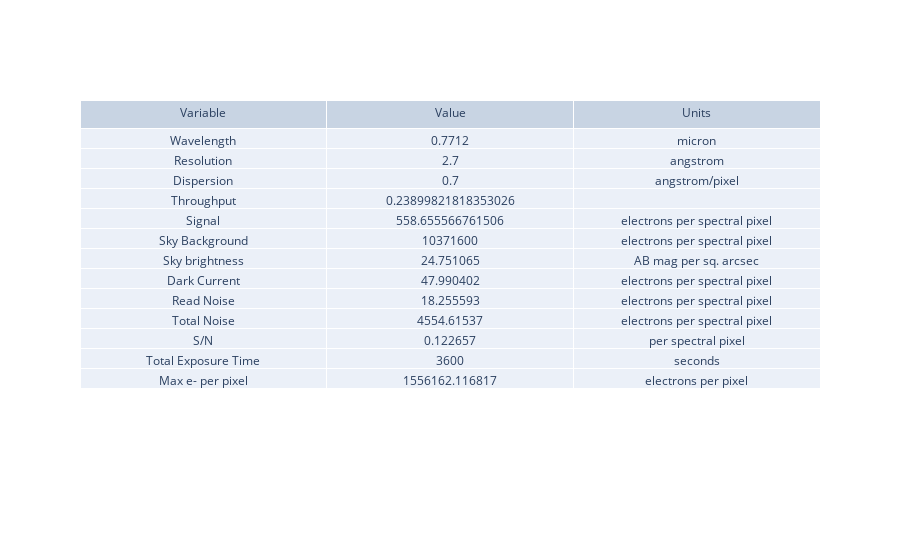

Here is the notebook cell this chart was saved with:
### Markdown cell above
## Use CTRL + / to comment/uncomment blocks of code

### Code cell
# test out the function: test inputs come from example.py and 

# userinput = {"telescope": "ATLAS_PROBE",  #choices are "SOAR", "Gemini", "ATLAS_PROBE" 
#              "instrument": "ATLAS",#choices are "SAMOS", "SCORPIO", ,GMOX", ATLAS"
#             "band": "atlas_IR",      #other choices are 
#                                   # SAMOS: "LowRed", "LowBlue", "HighRed", "HighBlue"
#                                   # SCORPIO: "g", "r", "i", "z", "Y", "J", "H", "K"
#                                   # GMOX: "Blue", "Red", "J", "H", "K"
#                                   # ATLAS: "atlas_IR"
#             "ADC_is_in": False,    # SCORPIO only, either True of False
#             "time":3600,          #exposure time (s)
#             "slit_width":0.75,    #(arcsec) - Other choices are 
#                                   # SAMOS: 0.167, 0.333, 0.500, 0.667, 0.833, 1.000
#                                   # SCORPIO: 0.36, 0.54, 0.72, 1.08, 1.44, 2.16, 4.32
#                                   # GMOX: 0.083, 0.167, 0.250, 0.333, 0.417, 0.500, 0.583, 0.667, 0.750, 0.833, 0.917, 1.00 
#                                   # ATLAS: 0.75             
#             "Nreads":16,           # for IRs, RON goes with SQRT(Nreads), so this is the Nr of Fowler pairs
#                                   # for CCDs  (all VIS channels) use Nreads = 1 
#             "Detector": "IR_SCA", # either IR_SCA or CCD - will be checked later
#             "theta":0.7,          # extension of the source in the cross dispersion direction (arcsec) 
#             "nExp":6,             # Nr of frames; increases RON, helps saturation, always dither=2 if >0
#             "lineF":-99,          #use -99 for a dummy value
#             "lineW":-99,          #use -99 for a dummy value
#             "FWHM":200,           #Width of the line as emitted by the source, in km/s 
#             "z":0,
#             "specFile":"./templates/Galaxy_Kmag_19_Haflux_5e-17_ebmv_0_z_2_highResSpec_obs_redshift.txt", 
#             "mag":19,
#             "NormalizeUserSpec":True,
#             "InputInAngstroms":True,
#             "SN":-99,             # = -99 to calculate; othersise set "SN"  > 0 to extract time needed to reach the given SNR
#             }

# userinput = {"telescope": "SOAR",  #choices are "SOAR", "Gemini", "ATLAS_PROBE" 
#              "instrument": "SAMOS",#choices are "SAMOS", "SCORPIO", ,GMOX", ATLAS"
#             "band": "LowRed",      #other choices are 
#                                   # SAMOS: "LowRed", "LowBlue", "HighRed", "HighBlue"
#                                   # SCORPIO: "g", "r", "i", "z", "Y", "J", "H", "K"
#                                   # GMOX: "Blue", "Red", "J", "H", "K"
#                                   # ATLAS: "atlas_IR"
#             "ADC_is_in": False,    # SCORPIO only, either True of False
#             "time":3600,          #exposure time (s)
#             "slit_width":0.333,    #(arcsec) - Other choices are 
#                                   # SAMOS: 0.167, 0.333, 0.500, 0.667, 0.833, 1.000
#                                   # SCORPIO: 0.36, 0.54, 0.72, 1.08, 1.44, 2.16, 4.32
#                                   # GMOX: 0.083, 0.167, 0.250, 0.333, 0.417, 0.500, 0.583, 0.667, 0.750, 0.833, 0.917, 1.00 
#                                   # ATLAS: 0.75             
#             "Detector": "CCD",    # either IR_SCA or CCD - will be checked later
#             "Nreads":1,           # for IRs, RON goes with SQRT(Nreads), so this is the Nr of Fowler pairs
#                                   # for CCDs  (all VIS channels) use Nreads = 1 
#             "theta":0.5,          # extension of the source in the cross dispersion direction (arcsec) 
#             "nExp":3,             # Nr of frames; increases RON, helps saturation, always dither=2 if >0
#             "lineF":-99,          #use -99 for a dummy value
#             "lineW":-99,          #use -99 for a dummy value
#             "FWHM":200,           #Width of the line as emitted by the source, in km/s 
#             "z":0,
#             "specFile":"./templates/Galaxy_Kmag_19_Haflux_5e-17_ebmv_0_z_2_highResSpec_obs_redshift.txt", 
#             "mag":20,
#             "NormalizeUserSpec":True,
#             "InputInAngstroms":True,
#             "SN":-99,             # = -99 to calculate; othersise set "SN"  > 0 to extract time needed to reach the given SNR
#             }



userinput = {"telescope": "SOAR",  #choices are "SOAR", "Gemini", "ATLAS_PROBE" 
             "instrument": "SAMOS",#choices are "SAMOS", "SCORPIO", ,GMOX", ATLAS"
            "band": "LowRed",      #other choices are 
                                  # SAMOS: "LowRed", "LowBlue", "HighRed", "HighBlue"
                                  # SCORPIO: "g", "r", "i", "z", "Y", "J", "H", "K"
                                  # GMOX: "Blue", "Red", "J", "H", "K"
                                  # ATLAS: "atlas_IR"
            "ADC_is_in": True,    # SCORPIO only, either True of False
            "slit_width":0.33,    #(arcsec) - Other choices are 
                                  # SAMOS: 0.167, 0.333, 0.500, 0.667, 0.833, 1.000
                                  # SCORPIO: 0.36, 0.54, 0.72, 1.08, 1.44, 2.16, 4.32
                                  # GMOX: 0.083, 0.167, 0.250, 0.333, 0.417, 0.500, 0.583, 0.667, 0.750, 0.833, 0.917, 1.00 
                                  # ATLAS: 0.75             
            "time":3600,          #exposure time (s)
            "nExp":5,             # Nr of frames; increases RON, helps saturation, always dither=2 if >0
            "Nreads":1,           # for IRs, RON goes with SQRT(Nreads), so this is the Nr of Fowler pairs
                                  # for CCDs  (all VIS channels) use Nreads = 1 
            "detector": "CCD",    # either IR_SCA or CCD - will be checked later
            #FOR IR_SCA: ->
            "frame_readout_time": 0.5, #seconds
            "nr_of_averaged_frames": 8,
            "nr_of_skipped_frames": 0,
            "nr_of_groups": 16,   #groups in a ramp
            # <- 
            "theta":0.5,          # extension of the source in the cross dispersion direction (arcsec) 
            "lineF":-99,          #use -99 for a dummy value
            "lineW":-99,          #use -99 for a dummy value
            "FWHM":200,           #Width of the line as emitted by the source, in km/s 
            "z":0,
            "specFile":"./templates/Galaxy_Kmag_19_Haflux_5e-17_ebmv_0_z_2_highResSpec_obs_redshift.txt", 
            "mag":20,
            "NormalizeUserSpec":True,
            "InputInAngstroms":True,
            "SN":-99,             # = -99 to calculate; othersise set "SN"  > 0 to extract time needed to reach the given SNR
            }
gotit = set_telescope_instrument(userinput)
telescope=gotit['telescope']
instrument=gotit['instrument']

#telescope = dict(gotit)
#instrument = dict(gotit)
#print(telescope)
#print(instrument)
etc_output = general_etc_serena(userinput)

fig = go.Figure(data=[go.Table(header=dict(values=['Variable', 'Value', 'Units']),
                 cells=dict(values=[
                     etc_output["summary_struct"]['quant'],
                     etc_output["summary_struct"]['value'],
                     etc_output["summary_struct"]['unit']]))
                     ])

fig.show()

### Figure 1 — Plotly figure (JSON) as saved in the notebook; plotly's stock layout.template omitted (floating-point values rounded to 4 significant figures)
{"data": [{"cells": {"values": [["Wavelength", "Resolution", "Dispersion", "Throughput", "Signal", "Sky Background", "Sky brightness", "Dark Current", "Read Noise", "Total Noise", "S/N", "Total Exposure Time", "Max e- per pixel"], [0.7712, 2.7, 0.7, 0.239, 558.7, 10371600, 24.75, 47.99, 18.26, 4555.0, 0.1227, 3600, 1556000.0], ["micron", "angstrom", "angstrom/pixel", "", "electrons per spectral pixel", "electrons per spectral pixel", "AB mag per sq. arcsec", "electrons per spectral pixel", "electrons per spectral pixel", "electrons per spectral pixel", "per spectral pixel", "seconds", "electrons per pixel"]]}, "header": {"values": ["Variable", "Value", "Units"]}, "type": "table"}], "layout": {}}
